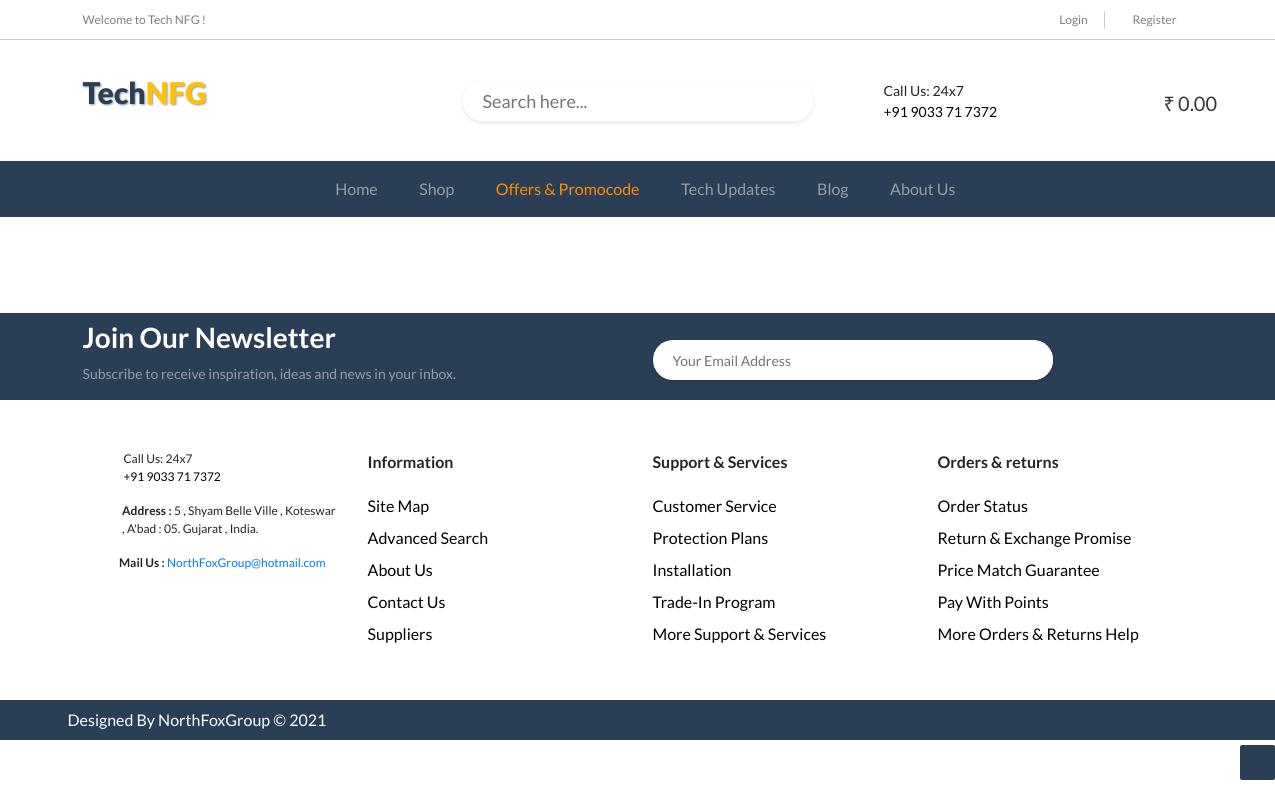
Before: /offers_promocode with the older database file.
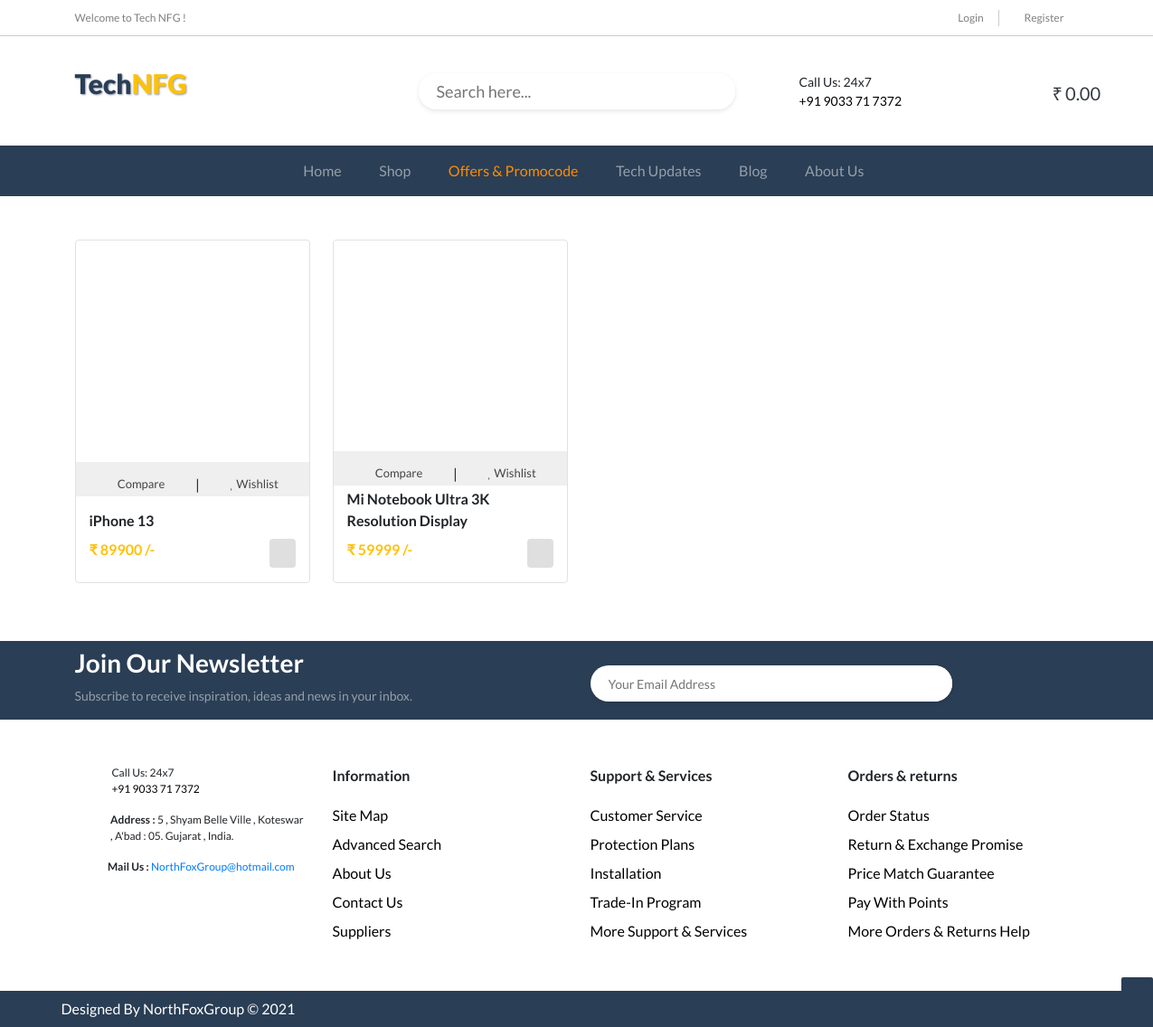
After: the same page with the newer database file.
### t_updates/models.py (models this page shows, shortened)
class Product(models.Model):
    id = models.IntegerField(primary_key=True)
    badge = models.CharField(max_length=30)
    title = models.CharField(max_length=250)
    desc = models.TextField()
    shortDesc = models.CharField(max_length=200)
    price = models.IntegerField()
    category = models.TextField()
    sku = models.CharField(max_length=50)
    rating = models.IntegerField()
    images1 = models.ImageField(upload_to='media')
    images2 = models.ImageField(upload_to='media')
    images3 = models.ImageField(upload_to='media')
    images4 = models.ImageField(upload_to='media')
    images5 = models.ImageField(upload_to='media')

### t_updates/views.py (the view)
# urls.py: path('offers_promocode', views.offers_promocode,
def offers_promocode(request):
    data = Product.objects.filter(Q(badge__contains="sale"))
    context = {'data': data}
    return render(request, 'offers_promocode.html', context)

### templates/offers_promocode.html (shortened to what this page needs)
{% extends './include/basic.html' %}
{% load static %}
{% block body %}
<div class="container shop-page my-5">
    <div class="row">
        {% for i in data %}
        <div class="col-md-3 mb-3">
            <div class="border rounded product">
                {% if i.badge != "" %}
                <div class="sale-badge" style="background-image:url('{% static 'img/tag.svg' %}')">
                </div>
                {% endif %}
                <div class="img">
                    <div class="compare-wishlist">
                        <a href="#" class="compare-btn" data-product="{{i.id}}">
                            <i class="far fa-reply-all"></i> Compare </a> | <a
                            class="whishlist-btn prod-btn btn-whishlist" href="#" data-product="{{i.id}}"><i
                                class="far fa-heart"></i>
                            Wishlist
                        </a>
                    </div>
                </div>
                <div class="container">
                    <p class="font-weight-bold m-0 mb-2">{{i.title}}</p>
                    <div class="container d-flex justify-content-between p-0">
                        <p class="font-weight-bold text-warning">₹ {{i.price}} /-</p>
                        <a href="/single_product/{{i.id}}">
                            <p class="btn cart-btn"><i class="far fa-shopping-cart"></i></p>
                        </a>
                    </div>
                </div>
            </div>
        </div>
        {% endfor %}
    </div>
</div>
{% endblock body %}

Changed rows visible on the page:
now on this page (row edited): Product: title "iPhone 13", price "89900"
now on this page (row edited): Product: title "Mi Notebook Ultra 3K Resolution Display", price "59999"
